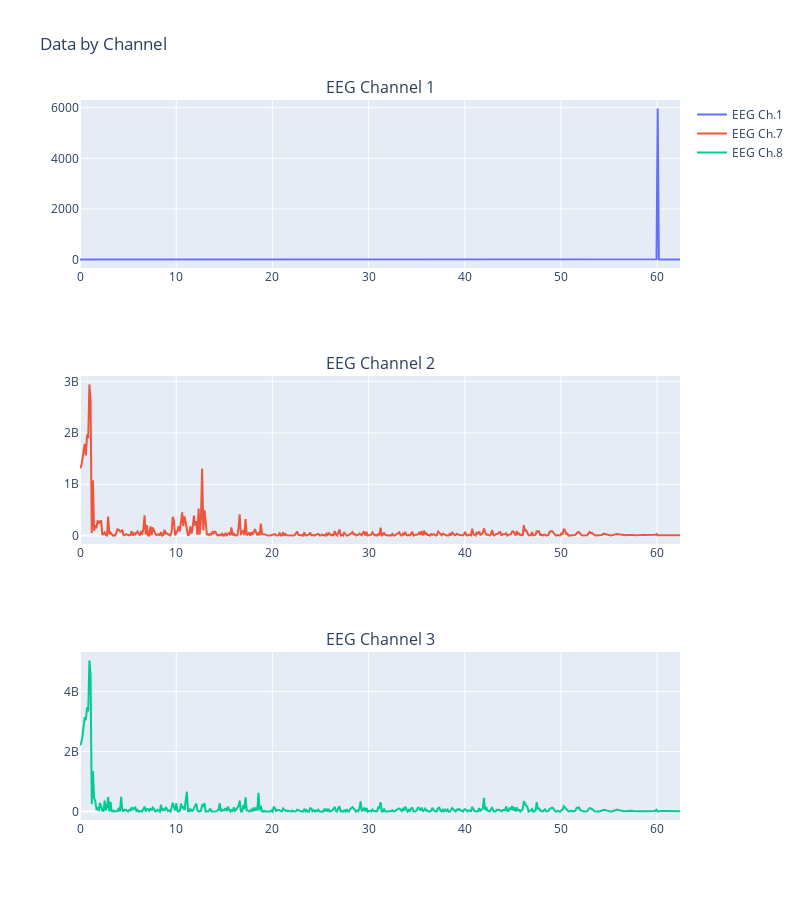

Write notebook code for a chart like this one.
### Code cell
# plot
S1.plot(ver='fq', chns=[1,7,8])

### Figure 1 — Plotly figure (JSON) as saved in the notebook; plotly's stock layout.template omitted (floating-point values rounded to 4 significant figures; data arrays with more than 128 entries replaced by an {"elided": "..."} marker saying what was removed)
{"data": [{"mode": "lines", "name": "EEG Ch.1", "type": "scatter", "x": {"elided": "512 float values"}, "xaxis": "x", "y": {"elided": "512 float values"}, "yaxis": "y"}, {"mode": "lines", "name": "EEG Ch.7", "type": "scatter", "x": {"elided": "512 float values"}, "xaxis": "x2", "y": {"elided": "512 float values"}, "yaxis": "y2"}, {"mode": "lines", "name": "EEG Ch.8", "type": "scatter", "x": {"elided": "512 float values"}, "xaxis": "x3", "y": {"elided": "512 float values"}, "yaxis": "y3"}], "layout": {"annotations": [{"font": {"size": 16}, "showarrow": false, "text": "EEG Channel 1", "x": 0.5, "xanchor": "center", "xref": "paper", "y": 1.0, "yanchor": "bottom", "yref": "paper"}, {"font": {"size": 16}, "showarrow": false, "text": "EEG Channel 2", "x": 0.5, "xanchor": "center", "xref": "paper", "y": 0.6167, "yanchor": "bottom", "yref": "paper"}, {"font": {"size": 16}, "showarrow": false, "text": "EEG Channel 3", "x": 0.5, "xanchor": "center", "xref": "paper", "y": 0.2333, "yanchor": "bottom", "yref": "paper"}], "height": 900, "title": {"text": "Data by Channel"}, "width": 800, "xaxis": {"anchor": "y", "domain": [0, 1]}, "xaxis2": {"anchor": "y2", "domain": [0, 1]}, "xaxis3": {"anchor": "y3", "domain": [0, 1]}, "yaxis": {"anchor": "x", "domain": [0.7667, 1.0]}, "yaxis2": {"anchor": "x2", "domain": [0.3833, 0.6167]}, "yaxis3": {"anchor": "x3", "domain": [0, 0.2333]}}}
